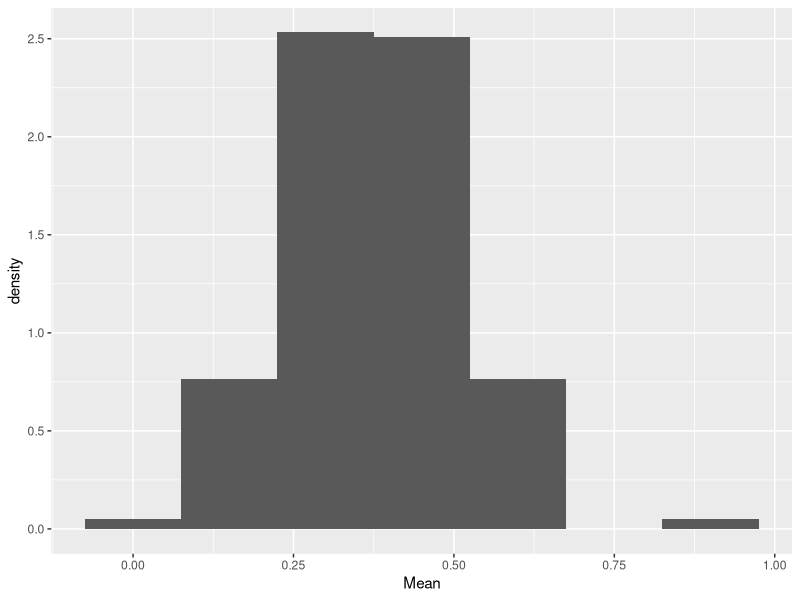
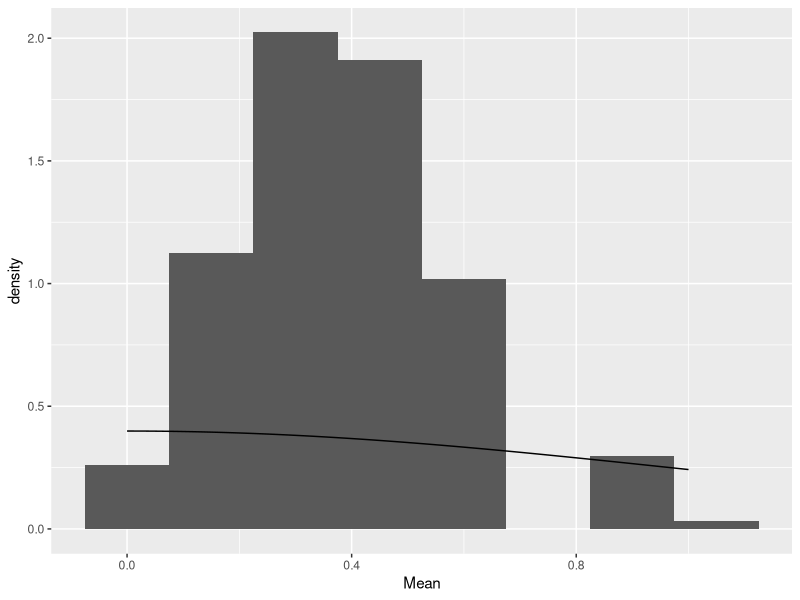

Write the R code that produced these figures, in order.
################################################################################

# Stat 240 - Non-parametric Statistics
# Homework 1
# Due: 02/20/15

# Rebecca Barter
# Andrew Do
# Kellie Ottobonni

################################################################################

# Libraries and seed
library(dplyr)
library(ggplot2)
set.seed(1337)

################################################################################

# Functions

SampleFromBox <- function(x, size, replace= TRUE, prob = NULL, iter = 1) {
  # Samples tickets from the box.  In the case of one ticket, overrides R's
  # default of sampling from 1:x
  # Arguments:
  #   x - a vector supplying elements from which to choose.  "Tickets in box"
  #   size - positive number, size of sample to draw
  #   replace - boolean that toggles replacement
  #   prob - vector of probability weights or ticket counts
  #   iter - number of trials to perform
  # Returns:
  #   A vector of length iter with the means of samples of size elements 
  #   drawn from x
  if (length(x) <= 1) {
    return(rep(x, iter))
  } else {
    return(vapply(1:iter, function(n){
      mean(sample(x, size, replace = replace, prob = prob))
    }, FUN.VALUE = 1))
  }
}

StandardError <- function(x, n, replace = TRUE) {
  # Computes the standard error
  # Arguments:
  #   x - a vector of ticket values from the box model
  #   n - sample size
  # Returns
  #   standard error of the sample mean in the box model
  N <- length(x) # Number of tickets in box
  if (replace) {
    se <- sqrt((N-1)/N/n) * sd(x)
  } else {
    # Finite population correction
    se <- sqrt((N-n)/N/n) * sd(x)
  }
  return(se)
}

ExactProb <- function(z.values, mean, se, cdf, sample.size, lower.tail = FALSE, ...) {
  # Computes the exact probability of P(Xbar > z_i) for z_1, ..., z_max
  # Arguments:
  #   z.values - vector of z's to consider
  #   mean - expected value of Xbar
  #   se - standard error of xbar
  #   cdf - distribution function to use (e.g. pbinom, phyper)
  #   sample.size - size of samples
  #   lower.tail - logical value.  If TRUE, calculates P(Xbar <= z*se).
  #     else calculates P(Xbar < z*se)
  #   ... - arguments to pass to cdf
  # Returns:
  #   Vector of length(z) probabilities
  vapply(z.values, 
         function(z) {sample.size*mean + z * sample.size * se},
         FUN.VALUE = 1) %>%  
    vapply(FUN = function(q) cdf(q, lower.tail = lower.tail, ...), FUN.VALUE = 1)
}

EmpiricalProbEst <- function(z.values, sample, mean, se, lower.tail = FALSE) {
  # Estimates probability of a certain z-score from data
  # Arguments:
  #   z.values - vector of z's to consider
  #   sample - data from which to make the estimates
  #   mean - expected value of Xbar
  #   se - standard error of Xbar
  #   lower.tail - logical value.  If TRUE, calculates P(Xbar <= z*se).
  #     else calculates P(Xbar < z*se)
  # Returns:
  #   Vector of length(z) probability estimates
  n <- length(sample)
  vapply(z.values, function(z) mean + z * se, FUN.VALUE = 1) %>%
    vapply(FUN = function(q) {
      if (lower.tail) {
        sum(sample <= q)/n
      } else {
        sum(sample > q)/n
      }
    }, FUN.VALUE = 1)
}

NormalProbEst <- function(z.values, mean, se, n, lower.tail = FALSE) {
  # Estimates probability of a certain z-score using normal approximation
  # with continuity correction
  # Arguments:
  #   z.values - vector of z's to consider
  #   mean - expected value of Xbar
  #   se - standard error of Xbar
  #   n - the size of the samples
  #   lower.tail - logical value.  If TRUE, calculates P(Xbar <= z*se).
  #     else calculates P(Xbar < z*se)
  # Returns:
  #   Vector of max.z probability estimates
  vapply(z.values, function(z) n*mean + z * n * se, FUN.VALUE = 1) %>%
    vapply(FUN = function(q) {
      pnorm(q - 1/2*(1-lower.tail) + 1/2*lower.tail, 
            mean = n*mean, sd = n*se, lower.tail = lower.tail)
    }, FUN.VALUE = 1)
}
################################################################################

########################
# Problems 1-4

# Set the problem here
problem = 1
samp.size <- 6 # Sample size

if (problem == 1) {
  tickets <- c(rep(0, 7), rep(1, 5))
} else if (problem == 2) {
  tickets <- c(rep(0, 98), rep(1, 2))
} else if (problem == 3) {
  tickets <- 1:12
} else if (problem == 4) {
  tickets <- c(1:11, 30)
} else {
  tickets <- 'a load of rubbish'
}

one.count <- sum(tickets == 1) # Number of 1's
zero.count <- sum(tickets == 0) # Number of 0's
prob1 <- one.count/(one.count + zero.count)

# With replacement
mean.wr <- mean(tickets)
se.wr <- StandardError(tickets, samp.size , replace = TRUE)

sample.wr <- SampleFromBox(x = tickets, size = samp.size , 
                           replace = TRUE, iter = 100000)

hist.wr <- data.frame(Mean = sample.wr) %>%
  ggplot(aes(x=Mean)) + geom_histogram(aes( y=..density..), binwidth = .15) +
  stat_function(data=data.frame(x=c(0,1)), aes(x=x), 
                fun=dnorm, arg=list(mean=mean.wr, sd=se.wr))

# Table for with replacement
prob.wr <- data.frame(z = c(-4:-1, 1:4))

if(problem<=2) {
  tmp1 <- ExactProb(1:4, mean = mean.wr, se = se.wr, 
            cdf = pbinom, sample.size = samp.size, 
            size = samp.size , prob = prob1, lower.tail = FALSE)
  tmp2 <- ExactProb(-4:-1, mean = mean.wr, se = se.wr, 
            cdf = pbinom, sample.size = samp.size, 
            size = samp.size , prob = prob1, lower.tail = TRUE)
  prob.wr <- mutate(prob.wr, Exact = c(tmp2, tmp1))
}

tmp3 <- EmpiricalProbEst(1:4, sample = sample.wr, 
                         mean = mean.wr, se = se.wr, lower.tail = FALSE)
tmp4 <- EmpiricalProbEst(-4:-1, sample = sample.wr, 
                         mean = mean.wr, se = se.wr, lower.tail = TRUE)
tmp5 <- NormalProbEst(1:4, mean = mean.wr, se = se.wr, 
                      n = samp.size , lower.tail = FALSE)
tmp6 <- NormalProbEst(-4:-1, mean = mean.wr, se = se.wr,
                      n = samp.size, lower.tail = TRUE)

prob.wr <- mutate(prob.wr, 
                  EmpericalEst = c(tmp4, tmp3),
                  NormalApprox = c(tmp6, tmp5)) %>%
  round(4)

# No replacement
mean.nr <- mean(tickets)
se.nr <- StandardError(tickets, samp.size , replace = FALSE)

sample.nr <- SampleFromBox(x = tickets, size = samp.size, 
                           replace = FALSE, iter = 100000)

hist.nr <- data.frame(Mean = sample.nr) %>%
  ggplot(aes(x=Mean)) + geom_histogram(aes( y=..density..), binwidth = .15)

# Table for without replacement
prob.nr <- data.frame(z = c(-4:-1, 1:4))

if(problem <= 2) {
  tmp1 <- ExactProb(1:4, mean = mean.nr, se = se.nr, 
            cdf = phyper, sample.size = samp.size, 
            m = one.count, n = zero.count, 
            k = samp.size, lower.tail = FALSE)
  tmp2 <- ExactProb(-4:-1, mean = mean.nr, se = se.nr, 
            cdf = phyper, sample.size = samp.size , 
            m = one.count, n = zero.count, 
            k = samp.size , lower.tail = TRUE)
  prob.nr <- mutate(prob.nr, Exact = c(tmp2, tmp1))
}

tmp3 <- EmpiricalProbEst(1:4, sample = sample.nr, mean = mean.nr, 
                         se = se.nr, lower.tail = FALSE)
tmp4 <- EmpiricalProbEst(-4:-1, sample = sample.nr, 
                         mean = mean.nr, se = se.nr, lower.tail = TRUE)

tmp5 <- NormalProbEst(1:4, mean = mean.nr, se = se.nr, 
                      n = samp.size , lower.tail = FALSE)
tmp6 <- NormalProbEst(-4:-1, mean = mean.nr, se = se.nr, 
                      n = samp.size, lower.tail = TRUE)

prob.nr <- mutate(prob.nr, 
                  EmpericalEst = c(tmp4, tmp3),
                  NormalApprox = c(tmp6, tmp5)) %>%
  round(4)

remove('tmp1', 'tmp2', 'tmp3', 'tmp4', 'tmp5', 'tmp6')